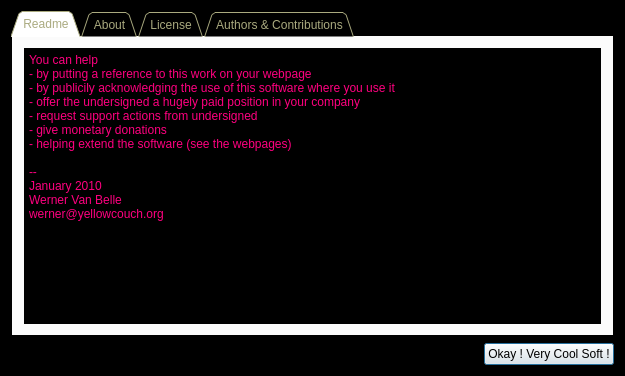
<?xml version="1.0" encoding="UTF-8"?>
<ui version="4.0">
 <class>About</class>
 <widget class="QDialog" name="About">
  <property name="geometry">
   <rect>
    <x>0</x>
    <y>0</y>
    <width>625</width>
    <height>376</height>
   </rect>
  </property>
  <property name="palette">
   <palette>
    <active>
     <colorrole role="WindowText">
      <brush brushstyle="SolidPattern">
       <color alpha="255">
        <red>170</red>
        <green>170</green>
        <blue>127</blue>
       </color>
      </brush>
     </colorrole>
     <colorrole role="Base">
      <brush brushstyle="SolidPattern">
       <color alpha="255">
        <red>255</red>
        <green>255</green>
        <blue>255</blue>
       </color>
      </brush>
     </colorrole>
     <colorrole role="Window">
      <brush brushstyle="SolidPattern">
       <color alpha="255">
        <red>0</red>
        <green>0</green>
        <blue>0</blue>
       </color>
      </brush>
     </colorrole>
    </active>
    <inactive>
     <colorrole role="WindowText">
      <brush brushstyle="SolidPattern">
       <color alpha="255">
        <red>170</red>
        <green>170</green>
        <blue>127</blue>
       </color>
      </brush>
     </colorrole>
     <colorrole role="Base">
      <brush brushstyle="SolidPattern">
       <color alpha="255">
        <red>255</red>
        <green>255</green>
        <blue>255</blue>
       </color>
      </brush>
     </colorrole>
     <colorrole role="Window">
      <brush brushstyle="SolidPattern">
       <color alpha="255">
        <red>0</red>
        <green>0</green>
        <blue>0</blue>
       </color>
      </brush>
     </colorrole>
    </inactive>
    <disabled>
     <colorrole role="WindowText">
      <brush brushstyle="SolidPattern">
       <color alpha="255">
        <red>121</red>
        <green>125</green>
        <blue>121</blue>
       </color>
      </brush>
     </colorrole>
     <colorrole role="Base">
      <brush brushstyle="SolidPattern">
       <color alpha="255">
        <red>0</red>
        <green>0</green>
        <blue>0</blue>
       </color>
      </brush>
     </colorrole>
     <colorrole role="Window">
      <brush brushstyle="SolidPattern">
       <color alpha="255">
        <red>0</red>
        <green>0</green>
        <blue>0</blue>
       </color>
      </brush>
     </colorrole>
    </disabled>
   </palette>
  </property>
  <property name="windowTitle">
   <string>About</string>
  </property>
  <layout class="QGridLayout">
   <property name="margin">
    <number>11</number>
   </property>
   <property name="spacing">
    <number>6</number>
   </property>
   <item row="1" column="1">
    <widget class="QPushButton" name="PushButton17">
     <property name="text">
      <string>Okay ! Very Cool Soft !</string>
     </property>
    </widget>
   </item>
   <item row="0" column="0" colspan="2">
    <widget class="QTabWidget" name="pages">
     <property name="tabShape">
      <enum>QTabWidget::Triangular</enum>
     </property>
     <property name="currentIndex">
      <number>0</number>
     </property>
     <widget class="QWidget" name="readme">
      <attribute name="title">
       <string>Readme</string>
      </attribute>
      <layout class="QGridLayout" name="gridLayout_1">
       <item row="0" column="0">
        <widget class="QTextEdit" name="textEdit">
         <property name="palette">
          <palette>
           <active>
            <colorrole role="Text">
             <brush brushstyle="SolidPattern">
              <color alpha="255">
               <red>255</red>
               <green>0</green>
               <blue>127</blue>
              </color>
             </brush>
            </colorrole>
            <colorrole role="Base">
             <brush brushstyle="SolidPattern">
              <color alpha="255">
               <red>0</red>
               <green>0</green>
               <blue>0</blue>
              </color>
             </brush>
            </colorrole>
           </active>
           <inactive>
            <colorrole role="Text">
             <brush brushstyle="SolidPattern">
              <color alpha="255">
               <red>255</red>
               <green>0</green>
               <blue>127</blue>
              </color>
             </brush>
            </colorrole>
            <colorrole role="Base">
             <brush brushstyle="SolidPattern">
              <color alpha="255">
               <red>0</red>
               <green>0</green>
               <blue>0</blue>
              </color>
             </brush>
            </colorrole>
           </inactive>
           <disabled>
            <colorrole role="Text">
             <brush brushstyle="SolidPattern">
              <color alpha="255">
               <red>199</red>
               <green>199</green>
               <blue>199</blue>
              </color>
             </brush>
            </colorrole>
            <colorrole role="Base">
             <brush brushstyle="SolidPattern">
              <color alpha="255">
               <red>0</red>
               <green>0</green>
               <blue>0</blue>
              </color>
             </brush>
            </colorrole>
           </disabled>
          </palette>
         </property>
         <property name="html">
          <string>&lt;!DOCTYPE HTML PUBLIC &quot;-//W3C//DTD HTML 4.0//EN&quot; &quot;http://www.w3.org/TR/REC-html40/strict.dtd&quot;&gt;
&lt;html&gt;&lt;head&gt;&lt;meta name=&quot;qrichtext&quot; content=&quot;1&quot; /&gt;&lt;style type=&quot;text/css&quot;&gt;
p, li { white-space: pre-wrap; }
&lt;/style&gt;&lt;/head&gt;&lt;body style=&quot; font-family:'Sans Serif'; font-size:9pt; font-weight:400; font-style:normal;&quot;&gt;
&lt;p style=&quot; margin-top:0px; margin-bottom:0px; margin-left:0px; margin-right:0px; -qt-block-indent:0; text-indent:0px;&quot;&gt;You can help&lt;/p&gt;
&lt;p style=&quot; margin-top:0px; margin-bottom:0px; margin-left:0px; margin-right:0px; -qt-block-indent:0; text-indent:0px;&quot;&gt;- by putting a reference to this work on your webpage&lt;/p&gt;
&lt;p style=&quot; margin-top:0px; margin-bottom:0px; margin-left:0px; margin-right:0px; -qt-block-indent:0; text-indent:0px;&quot;&gt;- by publicily acknowledging the use of this software where you use it&lt;/p&gt;
&lt;p style=&quot; margin-top:0px; margin-bottom:0px; margin-left:0px; margin-right:0px; -qt-block-indent:0; text-indent:0px;&quot;&gt;- offer the undersigned a hugely paid position in your company&lt;/p&gt;
&lt;p style=&quot; margin-top:0px; margin-bottom:0px; margin-left:0px; margin-right:0px; -qt-block-indent:0; text-indent:0px;&quot;&gt;- request support actions from undersigned&lt;/p&gt;
&lt;p style=&quot; margin-top:0px; margin-bottom:0px; margin-left:0px; margin-right:0px; -qt-block-indent:0; text-indent:0px;&quot;&gt;- give monetary donations&lt;/p&gt;
&lt;p style=&quot; margin-top:0px; margin-bottom:0px; margin-left:0px; margin-right:0px; -qt-block-indent:0; text-indent:0px;&quot;&gt;- helping extend the software (see the webpages)&lt;/p&gt;
&lt;p style=&quot;-qt-paragraph-type:empty; margin-top:0px; margin-bottom:0px; margin-left:0px; margin-right:0px; -qt-block-indent:0; text-indent:0px;&quot;&gt;&lt;/p&gt;
&lt;p style=&quot; margin-top:0px; margin-bottom:0px; margin-left:0px; margin-right:0px; -qt-block-indent:0; text-indent:0px;&quot;&gt;--&lt;/p&gt;
&lt;p style=&quot; margin-top:0px; margin-bottom:0px; margin-left:0px; margin-right:0px; -qt-block-indent:0; text-indent:0px;&quot;&gt;January 2010&lt;/p&gt;
&lt;p style=&quot; margin-top:0px; margin-bottom:0px; margin-left:0px; margin-right:0px; -qt-block-indent:0; text-indent:0px;&quot;&gt;Werner Van Belle&lt;/p&gt;
&lt;p style=&quot; margin-top:0px; margin-bottom:0px; margin-left:0px; margin-right:0px; -qt-block-indent:0; text-indent:0px;&quot;&gt;werner@yellowcouch.org&lt;/p&gt;
&lt;p style=&quot;-qt-paragraph-type:empty; margin-top:0px; margin-bottom:0px; margin-left:0px; margin-right:0px; -qt-block-indent:0; text-indent:0px;&quot;&gt;&lt;/p&gt;&lt;/body&gt;&lt;/html&gt;</string>
         </property>
        </widget>
       </item>
      </layout>
     </widget>
     <widget class="QWidget" name="about">
      <attribute name="title">
       <string>About</string>
      </attribute>
      <layout class="QGridLayout">
       <property name="margin">
        <number>0</number>
       </property>
       <property name="spacing">
        <number>0</number>
       </property>
       <item row="0" column="0">
        <widget class="QLabel" name="versionLabel">
         <property name="sizePolicy">
          <sizepolicy hsizetype="Preferred" vsizetype="Expanding">
           <horstretch>0</horstretch>
           <verstretch>0</verstretch>
          </sizepolicy>
         </property>
         <property name="palette">
          <palette>
           <active>
            <colorrole role="WindowText">
             <brush brushstyle="SolidPattern">
              <color alpha="255">
               <red>255</red>
               <green>0</green>
               <blue>0</blue>
              </color>
             </brush>
            </colorrole>
           </active>
           <inactive>
            <colorrole role="WindowText">
             <brush brushstyle="SolidPattern">
              <color alpha="255">
               <red>255</red>
               <green>0</green>
               <blue>0</blue>
              </color>
             </brush>
            </colorrole>
           </inactive>
           <disabled>
            <colorrole role="WindowText">
             <brush brushstyle="SolidPattern">
              <color alpha="255">
               <red>121</red>
               <green>125</green>
               <blue>121</blue>
              </color>
             </brush>
            </colorrole>
           </disabled>
          </palette>
         </property>
         <property name="font">
          <font>
           <pointsize>36</pointsize>
           <weight>75</weight>
           <bold>true</bold>
           <underline>true</underline>
          </font>
         </property>
         <property name="text">
          <string>BpmDj vX.Y</string>
         </property>
         <property name="wordWrap">
          <bool>false</bool>
         </property>
        </widget>
       </item>
       <item row="3" column="0" colspan="2">
        <widget class="QLabel" name="textLabel1_2">
         <property name="sizePolicy">
          <sizepolicy hsizetype="Preferred" vsizetype="Expanding">
           <horstretch>0</horstretch>
           <verstretch>0</verstretch>
          </sizepolicy>
         </property>
         <property name="palette">
          <palette>
           <active>
            <colorrole role="WindowText">
             <brush brushstyle="SolidPattern">
              <color alpha="255">
               <red>85</red>
               <green>255</green>
               <blue>0</blue>
              </color>
             </brush>
            </colorrole>
           </active>
           <inactive>
            <colorrole role="WindowText">
             <brush brushstyle="SolidPattern">
              <color alpha="255">
               <red>85</red>
               <green>255</green>
               <blue>0</blue>
              </color>
             </brush>
            </colorrole>
           </inactive>
           <disabled>
            <colorrole role="WindowText">
             <brush brushstyle="SolidPattern">
              <color alpha="255">
               <red>121</red>
               <green>125</green>
               <blue>121</blue>
              </color>
             </brush>
            </colorrole>
           </disabled>
          </palette>
         </property>
         <property name="font">
          <font>
           <weight>75</weight>
           <bold>true</bold>
          </font>
         </property>
         <property name="text">
          <string>&lt;!DOCTYPE HTML PUBLIC &quot;-//W3C//DTD HTML 4.0//EN&quot; &quot;http://www.w3.org/TR/REC-html40/strict.dtd&quot;&gt;
&lt;html&gt;&lt;head&gt;&lt;meta name=&quot;qrichtext&quot; content=&quot;1&quot; /&gt;&lt;style type=&quot;text/css&quot;&gt;
p, li { white-space: pre-wrap; }
&lt;/style&gt;&lt;/head&gt;&lt;body style=&quot; font-family:'Sans Serif'; font-size:9pt; font-weight:600; font-style:normal;&quot;&gt;
&lt;p style=&quot; margin-top:0px; margin-bottom:0px; margin-left:0px; margin-right:0px; -qt-block-indent:0; text-indent:0px;&quot;&gt;&lt;span style=&quot; text-decoration: underline;&quot;&gt;Authors:&lt;/span&gt;&lt;/p&gt;
&lt;p style=&quot; margin-top:0px; margin-bottom:0px; margin-left:0px; margin-right:0px; -qt-block-indent:0; text-indent:0px;&quot;&gt;Werner Van Belle&lt;br /&gt;Bernard Fortz&lt;/p&gt;&lt;/body&gt;&lt;/html&gt;</string>
         </property>
         <property name="textFormat">
          <enum>Qt::RichText</enum>
         </property>
         <property name="alignment">
          <set>Qt::AlignBottom|Qt::AlignRight|Qt::AlignTrailing</set>
         </property>
         <property name="wordWrap">
          <bool>false</bool>
         </property>
        </widget>
       </item>
       <item row="2" column="0" colspan="2">
        <widget class="QLabel" name="TextLabel11">
         <property name="sizePolicy">
          <sizepolicy hsizetype="Preferred" vsizetype="Expanding">
           <horstretch>0</horstretch>
           <verstretch>0</verstretch>
          </sizepolicy>
         </property>
         <property name="palette">
          <palette>
           <active>
            <colorrole role="WindowText">
             <brush brushstyle="SolidPattern">
              <color alpha="255">
               <red>255</red>
               <green>255</green>
               <blue>0</blue>
              </color>
             </brush>
            </colorrole>
           </active>
           <inactive>
            <colorrole role="WindowText">
             <brush brushstyle="SolidPattern">
              <color alpha="255">
               <red>255</red>
               <green>255</green>
               <blue>0</blue>
              </color>
             </brush>
            </colorrole>
           </inactive>
           <disabled>
            <colorrole role="WindowText">
             <brush brushstyle="SolidPattern">
              <color alpha="255">
               <red>121</red>
               <green>125</green>
               <blue>121</blue>
              </color>
             </brush>
            </colorrole>
           </disabled>
          </palette>
         </property>
         <property name="font">
          <font>
           <pointsize>16</pointsize>
           <weight>75</weight>
           <bold>true</bold>
          </font>
         </property>
         <property name="text">
          <string>&lt;!DOCTYPE HTML PUBLIC &quot;-//W3C//DTD HTML 4.0//EN&quot; &quot;http://www.w3.org/TR/REC-html40/strict.dtd&quot;&gt;
&lt;html&gt;&lt;head&gt;&lt;meta name=&quot;qrichtext&quot; content=&quot;1&quot; /&gt;&lt;style type=&quot;text/css&quot;&gt;
p, li { white-space: pre-wrap; }
&lt;/style&gt;&lt;/head&gt;&lt;body style=&quot; font-family:'Sans Serif'; font-size:16pt; font-weight:600; font-style:normal;&quot;&gt;
&lt;p style=&quot; margin-top:0px; margin-bottom:0px; margin-left:0px; margin-right:0px; -qt-block-indent:0; text-indent:0px;&quot;&gt;(c) Werner Van Belle 2001-2010&lt;br /&gt;&lt;span style=&quot; font-size:small;&quot;&gt;werner@yellowcouch.org &lt;/span&gt;&lt;/p&gt;&lt;/body&gt;&lt;/html&gt;</string>
         </property>
         <property name="textFormat">
          <enum>Qt::RichText</enum>
         </property>
         <property name="alignment">
          <set>Qt::AlignRight|Qt::AlignTrailing|Qt::AlignVCenter</set>
         </property>
         <property name="wordWrap">
          <bool>true</bool>
         </property>
        </widget>
       </item>
       <item row="1" column="0" colspan="2">
        <widget class="QLabel" name="TextLabel10">
         <property name="sizePolicy">
          <sizepolicy hsizetype="Preferred" vsizetype="Expanding">
           <horstretch>0</horstretch>
           <verstretch>0</verstretch>
          </sizepolicy>
         </property>
         <property name="palette">
          <palette>
           <active>
            <colorrole role="WindowText">
             <brush brushstyle="SolidPattern">
              <color alpha="255">
               <red>255</red>
               <green>170</green>
               <blue>0</blue>
              </color>
             </brush>
            </colorrole>
           </active>
           <inactive>
            <colorrole role="WindowText">
             <brush brushstyle="SolidPattern">
              <color alpha="255">
               <red>255</red>
               <green>170</green>
               <blue>0</blue>
              </color>
             </brush>
            </colorrole>
           </inactive>
           <disabled>
            <colorrole role="WindowText">
             <brush brushstyle="SolidPattern">
              <color alpha="255">
               <red>121</red>
               <green>125</green>
               <blue>121</blue>
              </color>
             </brush>
            </colorrole>
           </disabled>
          </palette>
         </property>
         <property name="font">
          <font>
           <pointsize>20</pointsize>
           <weight>75</weight>
           <bold>true</bold>
          </font>
         </property>
         <property name="text">
          <string>Free Dj Tools</string>
         </property>
         <property name="alignment">
          <set>Qt::AlignLeading|Qt::AlignLeft|Qt::AlignVCenter</set>
         </property>
         <property name="wordWrap">
          <bool>false</bool>
         </property>
        </widget>
       </item>
      </layout>
     </widget>
     <widget class="QWidget" name="license">
      <attribute name="title">
       <string>License</string>
      </attribute>
      <layout class="QGridLayout" name="gridLayout_2">
       <item row="0" column="0">
        <widget class="QPlainTextEdit" name="plainTextEdit">
         <property name="palette">
          <palette>
           <active>
            <colorrole role="Text">
             <brush brushstyle="SolidPattern">
              <color alpha="255">
               <red>85</red>
               <green>255</green>
               <blue>127</blue>
              </color>
             </brush>
            </colorrole>
            <colorrole role="Base">
             <brush brushstyle="SolidPattern">
              <color alpha="255">
               <red>0</red>
               <green>0</green>
               <blue>0</blue>
              </color>
             </brush>
            </colorrole>
           </active>
           <inactive>
            <colorrole role="Text">
             <brush brushstyle="SolidPattern">
              <color alpha="255">
               <red>85</red>
               <green>255</green>
               <blue>127</blue>
              </color>
             </brush>
            </colorrole>
            <colorrole role="Base">
             <brush brushstyle="SolidPattern">
              <color alpha="255">
               <red>0</red>
               <green>0</green>
               <blue>0</blue>
              </color>
             </brush>
            </colorrole>
           </inactive>
           <disabled>
            <colorrole role="Text">
             <brush brushstyle="SolidPattern">
              <color alpha="255">
               <red>199</red>
               <green>199</green>
               <blue>199</blue>
              </color>
             </brush>
            </colorrole>
            <colorrole role="Base">
             <brush brushstyle="SolidPattern">
              <color alpha="255">
               <red>0</red>
               <green>0</green>
               <blue>0</blue>
              </color>
             </brush>
            </colorrole>
           </disabled>
          </palette>
         </property>
         <property name="plainText">
          <string>		    GNU GENERAL PUBLIC LICENSE
		       Version 2, June 1991

 Copyright (C) 1989, 1991 Free Software Foundation, Inc.,
 51 Franklin Street, Fifth Floor, Boston, MA 02110-1301 USA
 Everyone is permitted to copy and distribute verbatim copies
 of this license document, but changing it is not allowed.

			    Preamble

  The licenses for most software are designed to take away your
freedom to share and change it.  By contrast, the GNU General Public
License is intended to guarantee your freedom to share and change free
software--to make sure the software is free for all its users.  This
General Public License applies to most of the Free Software
Foundation's software and to any other program whose authors commit to
using it.  (Some other Free Software Foundation software is covered by
the GNU Lesser General Public License instead.)  You can apply it to
your programs, too.

  When we speak of free software, we are referring to freedom, not
price.  Our General Public Licenses are designed to make sure that you
have the freedom to distribute copies of free software (and charge for
this service if you wish), that you receive source code or can get it
if you want it, that you can change the software or use pieces of it
in new free programs; and that you know you can do these things.

  To protect your rights, we need to make restrictions that forbid
anyone to deny you these rights or to ask you to surrender the rights.
These restrictions translate to certain responsibilities for you if you
distribute copies of the software, or if you modify it.

  For example, if you distribute copies of such a program, whether
gratis or for a fee, you must give the recipients all the rights that
you have.  You must make sure that they, too, receive or can get the
source code.  And you must show them these terms so they know their
rights.

  We protect your rights with two steps: (1) copyright the software, and
(2) offer you this license which gives you legal permission to copy,
distribute and/or modify the software.

  Also, for each author's protection and ours, we want to make certain
that everyone understands that there is no warranty for this free
software.  If the software is modified by someone else and passed on, we
want its recipients to know that what they have is not the original, so
that any problems introduced by others will not reflect on the original
authors' reputations.

  Finally, any free program is threatened constantly by software
patents.  We wish to avoid the danger that redistributors of a free
program will individually obtain patent licenses, in effect making the
program proprietary.  To prevent this, we have made it clear that any
patent must be licensed for everyone's free use or not licensed at all.

  The precise terms and conditions for copying, distribution and
modification follow.

		    GNU GENERAL PUBLIC LICENSE
   TERMS AND CONDITIONS FOR COPYING, DISTRIBUTION AND MODIFICATION

  0. This License applies to any program or other work which contains
a notice placed by the copyright holder saying it may be distributed
under the terms of this General Public License.  The &quot;Program&quot;, below,
refers to any such program or work, and a &quot;work based on the Program&quot;
means either the Program or any derivative work under copyright law:
that is to say, a work containing the Program or a portion of it,
either verbatim or with modifications and/or translated into another
language.  (Hereinafter, translation is included without limitation in
the term &quot;modification&quot;.)  Each licensee is addressed as &quot;you&quot;.

Activities other than copying, distribution and modification are not
covered by this License; they are outside its scope.  The act of
running the Program is not restricted, and the output from the Program
is covered only if its contents constitute a work based on the
Program (independent of having been made by running the Program).
Whether that is true depends on what the Program does.

  1. You may copy and distribute verbatim copies of the Program's
source code as you receive it, in any medium, provided that you
conspicuously and appropriately publish on each copy an appropriate
copyright notice and disclaimer of warranty; keep intact all the
notices that refer to this License and to the absence of any warranty;
and give any other recipients of the Program a copy of this License
along with the Program.

You may charge a fee for the physical act of transferring a copy, and
you may at your option offer warranty protection in exchange for a fee.

  2. You may modify your copy or copies of the Program or any portion
of it, thus forming a work based on the Program, and copy and
distribute such modifications or work under the terms of Section 1
above, provided that you also meet all of these conditions:

    a) You must cause the modified files to carry prominent notices
    stating that you changed the files and the date of any change.

    b) You must cause any work that you distribute or publish, that in
    whole or in part contains or is derived from the Program or any
    part thereof, to be licensed as a whole at no charge to all third
    parties under the terms of this License.

    c) If the modified program normally reads commands interactively
    when run, you must cause it, when started running for such
    interactive use in the most ordinary way, to print or display an
    announcement including an appropriate copyright notice and a
    notice that there is no warranty (or else, saying that you provide
    a warranty) and that users may redistribute the program under
    these conditions, and telling the user how to view a copy of this
    License.  (Exception: if the Program itself is interactive but
    does not normally print such an announcement, your work based on
    the Program is not required to print an announcement.)

These requirements apply to the modified work as a whole.  If
identifiable sections of that work are not derived from the Program,
and can be reasonably considered independent and separate works in
themselves, then this License, and its terms, do not apply to those
sections when you distribute them as separate works.  But when you
distribute the same sections as part of a whole which is a work based
on the Program, the distribution of the whole must be on the terms of
this License, whose permissions for other licensees extend to the
entire whole, and thus to each and every part regardless of who wrote it.

Thus, it is not the intent of this section to claim rights or contest
your rights to work written entirely by you; rather, the intent is to
exercise the right to control the distribution of derivative or
collective works based on the Program.

In addition, mere aggregation of another work not based on the Program
with the Program (or with a work based on the Program) on a volume of
a storage or distribution medium does not bring the other work under
the scope of this License.

  3. You may copy and distribute the Program (or a work based on it,
under Section 2) in object code or executable form under the terms of
Sections 1 and 2 above provided that you also do one of the following:

    a) Accompany it with the complete corresponding machine-readable
    source code, which must be distributed under the terms of Sections
    1 and 2 above on a medium customarily used for software interchange; or,

    b) Accompany it with a written offer, valid for at least three
    years, to give any third party, for a charge no more than your
    cost of physically performing source distribution, a complete
    machine-readable copy of the corresponding source code, to be
    distributed under the terms of Sections 1 and 2 above on a medium
    customarily used for software interchange; or,

    c) Accompany it with the information you received as to the offer
    to distribute corresponding source code.  (This alternative is
    allowed only for noncommercial distribution and only if you
    received the program in object code or executable form with such
    an offer, in accord with Subsection b above.)

The source code for a work means the preferred form of the work for
making modifications to it.  For an executable work, complete source
code means all the source code for all modules it contains, plus any
associated interface definition files, plus the scripts used to
control compilation and installation of the executable.  However, as a
special exception, the source code distributed need not include
anything that is normally distributed (in either source or binary
form) with the major components (compiler, kernel, and so on) of the
operating system on which the executable runs, unless that component
itself accompanies the executable.

If distribution of executable or object code is made by offering
access to copy from a designated place, then offering equivalent
access to copy the source code from the same place counts as
distribution of the source code, even though third parties are not
compelled to copy the source along with the object code.

  4. You may not copy, modify, sublicense, or distribute the Program
except as expressly provided under this License.  Any attempt
otherwise to copy, modify, sublicense or distribute the Program is
void, and will automatically terminate your rights under this License.
However, parties who have received copies, or rights, from you under
this License will not have their licenses terminated so long as such
parties remain in full compliance.

  5. You are not required to accept this License, since you have not
signed it.  However, nothing else grants you permission to modify or
distribute the Program or its derivative works.  These actions are
prohibited by law if you do not accept this License.  Therefore, by
modifying or distributing the Program (or any work based on the
Program), you indicate your acceptance of this License to do so, and
all its terms and conditions for copying, distributing or modifying
the Program or works based on it.

  6. Each time you redistribute the Program (or any work based on the
Program), the recipient automatically receives a license from the
original licensor to copy, distribute or modify the Program subject to
these terms and conditions.  You may not impose any further
restrictions on the recipients' exercise of the rights granted herein.
You are not responsible for enforcing compliance by third parties to
this License.

  7. If, as a consequence of a court judgment or allegation of patent
infringement or for any other reason (not limited to patent issues),
conditions are imposed on you (whether by court order, agreement or
otherwise) that contradict the conditions of this License, they do not
excuse you from the conditions of this License.  If you cannot
distribute so as to satisfy simultaneously your obligations under this
License and any other pertinent obligations, then as a consequence you
may not distribute the Program at all.  For example, if a patent
license would not permit royalty-free redistribution of the Program by
all those who receive copies directly or indirectly through you, then
the only way you could satisfy both it and this License would be to
refrain entirely from distribution of the Program.

If any portion of this section is held invalid or unenforceable under
any particular circumstance, the balance of the section is intended to
apply and the section as a whole is intended to apply in other
circumstances.

It is not the purpose of this section to induce you to infringe any
patents or other property right claims or to contest validity of any
such claims; this section has the sole purpose of protecting the
integrity of the free software distribution system, which is
implemented by public license practices.  Many people have made
generous contributions to the wide range of software distributed
through that system in reliance on consistent application of that
system; it is up to the author/donor to decide if he or she is willing
to distribute software through any other system and a licensee cannot
impose that choice.

This section is intended to make thoroughly clear what is believed to
be a consequence of the rest of this License.

  8. If the distribution and/or use of the Program is restricted in
certain countries either by patents or by copyrighted interfaces, the
original copyright holder who places the Program under this License
may add an explicit geographical distribution limitation excluding
those countries, so that distribution is permitted only in or among
countries not thus excluded.  In such case, this License incorporates
the limitation as if written in the body of this License.

  9. The Free Software Foundation may publish revised and/or new versions
of the General Public License from time to time.  Such new versions will
be similar in spirit to the present version, but may differ in detail to
address new problems or concerns.

Each version is given a distinguishing version number.  If the Program
specifies a version number of this License which applies to it and &quot;any
later version&quot;, you have the option of following the terms and conditions
either of that version or of any later version published by the Free
Software Foundation.  If the Program does not specify a version number of
this License, you may choose any version ever published by the Free Software
Foundation.

  10. If you wish to incorporate parts of the Program into other free
programs whose distribution conditions are different, write to the author
to ask for permission.  For software which is copyrighted by the Free
Software Foundation, write to the Free Software Foundation; we sometimes
make exceptions for this.  Our decision will be guided by the two goals
of preserving the free status of all derivatives of our free software and
of promoting the sharing and reuse of software generally.

			    NO WARRANTY

  11. BECAUSE THE PROGRAM IS LICENSED FREE OF CHARGE, THERE IS NO WARRANTY
FOR THE PROGRAM, TO THE EXTENT PERMITTED BY APPLICABLE LAW.  EXCEPT WHEN
OTHERWISE STATED IN WRITING THE COPYRIGHT HOLDERS AND/OR OTHER PARTIES
PROVIDE THE PROGRAM &quot;AS IS&quot; WITHOUT WARRANTY OF ANY KIND, EITHER EXPRESSED
OR IMPLIED, INCLUDING, BUT NOT LIMITED TO, THE IMPLIED WARRANTIES OF
MERCHANTABILITY AND FITNESS FOR A PARTICULAR PURPOSE.  THE ENTIRE RISK AS
TO THE QUALITY AND PERFORMANCE OF THE PROGRAM IS WITH YOU.  SHOULD THE
PROGRAM PROVE DEFECTIVE, YOU ASSUME THE COST OF ALL NECESSARY SERVICING,
REPAIR OR CORRECTION.

  12. IN NO EVENT UNLESS REQUIRED BY APPLICABLE LAW OR AGREED TO IN WRITING
WILL ANY COPYRIGHT HOLDER, OR ANY OTHER PARTY WHO MAY MODIFY AND/OR
REDISTRIBUTE THE PROGRAM AS PERMITTED ABOVE, BE LIABLE TO YOU FOR DAMAGES,
INCLUDING ANY GENERAL, SPECIAL, INCIDENTAL OR CONSEQUENTIAL DAMAGES ARISING
OUT OF THE USE OR INABILITY TO USE THE PROGRAM (INCLUDING BUT NOT LIMITED
TO LOSS OF DATA OR DATA BEING RENDERED INACCURATE OR LOSSES SUSTAINED BY
YOU OR THIRD PARTIES OR A FAILURE OF THE PROGRAM TO OPERATE WITH ANY OTHER
PROGRAMS), EVEN IF SUCH HOLDER OR OTHER PARTY HAS BEEN ADVISED OF THE
POSSIBILITY OF SUCH DAMAGES.

		     END OF TERMS AND CONDITIONS
</string>
         </property>
        </widget>
       </item>
      </layout>
     </widget>
     <widget class="QWidget" name="authors">
      <attribute name="title">
       <string>Authors &amp;&amp; Contributions</string>
      </attribute>
      <layout class="QGridLayout" name="gridLayout_666">
       <item row="0" column="0">
        <widget class="QPlainTextEdit" name="authorsText">
         <property name="palette">
          <palette>
           <active>
            <colorrole role="Text">
             <brush brushstyle="SolidPattern">
              <color alpha="255">
               <red>255</red>
               <green>255</green>
               <blue>127</blue>
              </color>
             </brush>
            </colorrole>
            <colorrole role="Base">
             <brush brushstyle="SolidPattern">
              <color alpha="255">
               <red>0</red>
               <green>0</green>
               <blue>0</blue>
              </color>
             </brush>
            </colorrole>
           </active>
           <inactive>
            <colorrole role="Text">
             <brush brushstyle="SolidPattern">
              <color alpha="255">
               <red>255</red>
               <green>255</green>
               <blue>127</blue>
              </color>
             </brush>
            </colorrole>
            <colorrole role="Base">
             <brush brushstyle="SolidPattern">
              <color alpha="255">
               <red>0</red>
               <green>0</green>
               <blue>0</blue>
              </color>
             </brush>
            </colorrole>
           </inactive>
           <disabled>
            <colorrole role="Text">
             <brush brushstyle="SolidPattern">
              <color alpha="255">
               <red>199</red>
               <green>199</green>
               <blue>199</blue>
              </color>
             </brush>
            </colorrole>
            <colorrole role="Base">
             <brush brushstyle="SolidPattern">
              <color alpha="255">
               <red>0</red>
               <green>0</green>
               <blue>0</blue>
              </color>
             </brush>
            </colorrole>
           </disabled>
          </palette>
         </property>
         <property name="readOnly">
          <bool>true</bool>
         </property>
         <property name="plainText">
          <string/>
         </property>
        </widget>
       </item>
      </layout>
     </widget>
    </widget>
   </item>
   <item row="1" column="0">
    <spacer>
     <property name="orientation">
      <enum>Qt::Horizontal</enum>
     </property>
     <property name="sizeType">
      <enum>QSizePolicy::Expanding</enum>
     </property>
     <property name="sizeHint" stdset="0">
      <size>
       <width>40</width>
       <height>20</height>
      </size>
     </property>
    </spacer>
   </item>
  </layout>
 </widget>
 <layoutdefault spacing="6" margin="11"/>
 <pixmapfunction>qPixmapFromMimeSource</pixmapfunction>
 <resources/>
 <connections>
  <connection>
   <sender>PushButton17</sender>
   <signal>clicked()</signal>
   <receiver>About</receiver>
   <slot>accept()</slot>
   <hints>
    <hint type="sourcelabel">
     <x>20</x>
     <y>20</y>
    </hint>
    <hint type="destinationlabel">
     <x>20</x>
     <y>20</y>
    </hint>
   </hints>
  </connection>
 </connections>
</ui>
